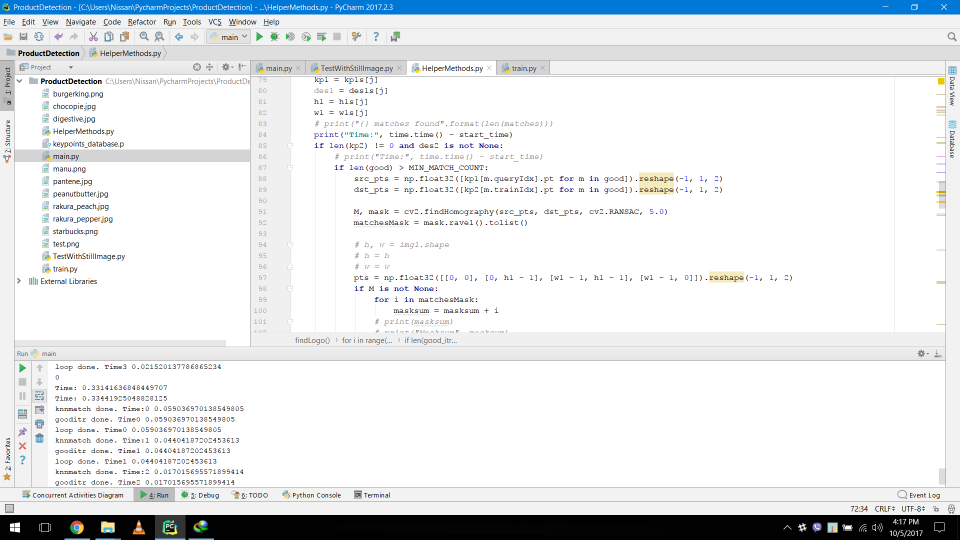
#> input picture Screenshot.png, 1920 x 1080 px (shown at 1/2 size)
$ python engine.py   (older library calls are emulated)
#> lines starting #> are read from the running program, lines starting #| are printed output that depends on the picture
### helpermethods.py
import cv2
import numpy as np
import pickle
import time


# [8 lines left out: function calculateMaxAndMinDistance, not called in this run]


def findLogo(image):
    # extract_page(image)
    stra = ""
    masksum = 0
    M_topLeft_det = 0
    area = 0
    perimeter = 0
    start_time = time.time()
    MIN_MATCH_COUNT = 10
    sift = cv2.xfeatures2d.SIFT_create()
    img2 = cv2.cvtColor(image, cv2.COLOR_BGR2GRAY)
    kp1s = []
    des1s = []
    h1s = []
    w1s = []
    # Retrieve Keypoint Features
    keypoints_database = pickle.load(open("keypoints_database.p", "rb"))
    for kp_des in keypoints_database:
        kp, des, h, w = unpickle_keypoints(kp_des)
        kp1s.append(kp)
        des1s.append(des)
        h1s.append(h)
        w1s.append(w)
    # for i in range(0, len(kp1[0])):
    #     print (kp1[0][i].pt)
    kp2, des2 = sift.detectAndCompute(img2, None)

    FLANN_INDEX_KDTREE = 0
    index_params = dict(algorithm=FLANN_INDEX_KDTREE, trees=5)
    search_params = dict(checks=50)

    flann = cv2.FlannBasedMatcher(index_params, search_params)
    matches = None
    good = []
    goodlen = 0
    j = None
    for i in range(0, len(kp1s)):
        matches_itr = flann.knnMatch(des1s[i], des2, k=2)
        # store all the good matches as per Lowe's ratio test.
        good_itr = []
        for m, n in matches_itr:
            if m.distance < 0.7 * n.distance:
                good_itr.append(m)
        print("len good itr", len(good_itr))
        if len(good_itr) > goodlen:
            goodlen = len(good_itr)
            matches = matches_itr
            good = good_itr
            j = i

    print(j)
    kp1 = kp1s[j]
    des1 = des1s[j]
    h1 = h1s[j]
    w1 = w1s[j]
    print("{} matches found".format(len(matches)))
    print("Time:", time.time() - start_time)
    if len(kp2) != 0 and des2 is not None:
        # print("Time:", time.time() - start_time)
        if len(good) > MIN_MATCH_COUNT:
            src_pts = np.float32([kp1[m.queryIdx].pt for m in good]).reshape(-1, 1, 2)
            dst_pts = np.float32([kp2[m.trainIdx].pt for m in good]).reshape(-1, 1, 2)

            M, mask = cv2.findHomography(src_pts, dst_pts, cv2.RANSAC, 5.0)
            print("M:",M)
            matchesMask = mask.ravel().tolist()

            # h, w = img1.shape
            # h = h
            # w = w
            pts = np.float32([[0, 0], [0, h1 - 1], [w1 - 1, h1 - 1], [w1 - 1, 0]]).reshape(-1, 1, 2)
            if M is not None:
                for i in matchesMask:
                    masksum = masksum + i
                # print(masksum)
                # print("Masksum", masksum)
                # print (M)
                # Check if the homography is good.
                # If the determinant of the top left 2x2 matrix is >0, then it is good
                M_topLeft = M[0:2:1, 0:2:1]
                M_topLeft_det = np.linalg.det(M_topLeft)
                dst = cv2.perspectiveTransform(pts, M)
                print (dst)
                # Calculate relative gap between the longest and shortest sides
                (longest_side, shortest_side) = calculateMaxAndMinDistance(dst)
                relative_gap = (longest_side - shortest_side) / longest_side
                # Find the area of the box of the 4 points
                area = cv2.contourArea(dst.reshape((-1, 1, 2)).astype(np.int32))

                # [6 lines of commented-out code are left out]
                image = cv2.polylines(image, [np.int32(dst)], True, (0, 0, 255), 3, cv2.LINE_AA)
                # font = cv2.FONT_HERSHEY_SIMPLEX
                # img2 = cv2.putText(img2, str(masksum) + " " +
                #                    str(M_topLeft_det) + " " +
                #                    str(area) + " " + str(relative_gap),
                #                    (0, 300), font, 1, (0, 255, 255), 2, cv2.LINE_AA)
                # else:
                #     print("Not Drawing")
            else:
                return image, None
        else:
            print("Not enough matches are found - %d/%d" % (len(good), MIN_MATCH_COUNT))
            j = None
    print("Time:", time.time() - start_time)
    # font = cv2.FONT_HERSHEY_SIMPLEX
    # img2 = cv2.putText(img2, str(len(good)), (0, 300), font, 1, (0, 255, 255), 2, cv2.LINE_AA)

    # img2 = cv2.putText(img2, stra, (0, 400), font, 0.5, (0, 255, 255), 2, cv2.LINE_AA)

    return image, j


# [58 lines left out: functions extract_page, pickle_keypoints, unpickle_keypoints, index_to_name, not called in this run]

### engine.py
import cv2
import os
import numpy as np
from matplotlib import pyplot as plt
from helpermethods import *

# [8 lines of commented-out code are left out]
filenames = ["Screenshot.png"]
# filenames = ["fifa-14.png"]
for filename in filenames:
    pic = cv2.imread(filename)
#> pic is the input picture: shape (1080, 1920, 3); mean B, G, R 233, 230.6, 227.4

    # img = cv2.imread(filename, 0)
    ratio = pic.shape[0] / pic.shape[1]
#> ratio = 0.562
    pic = cv2.resize(pic, (1280, int(1280 * ratio)), interpolation=cv2.INTER_CUBIC)
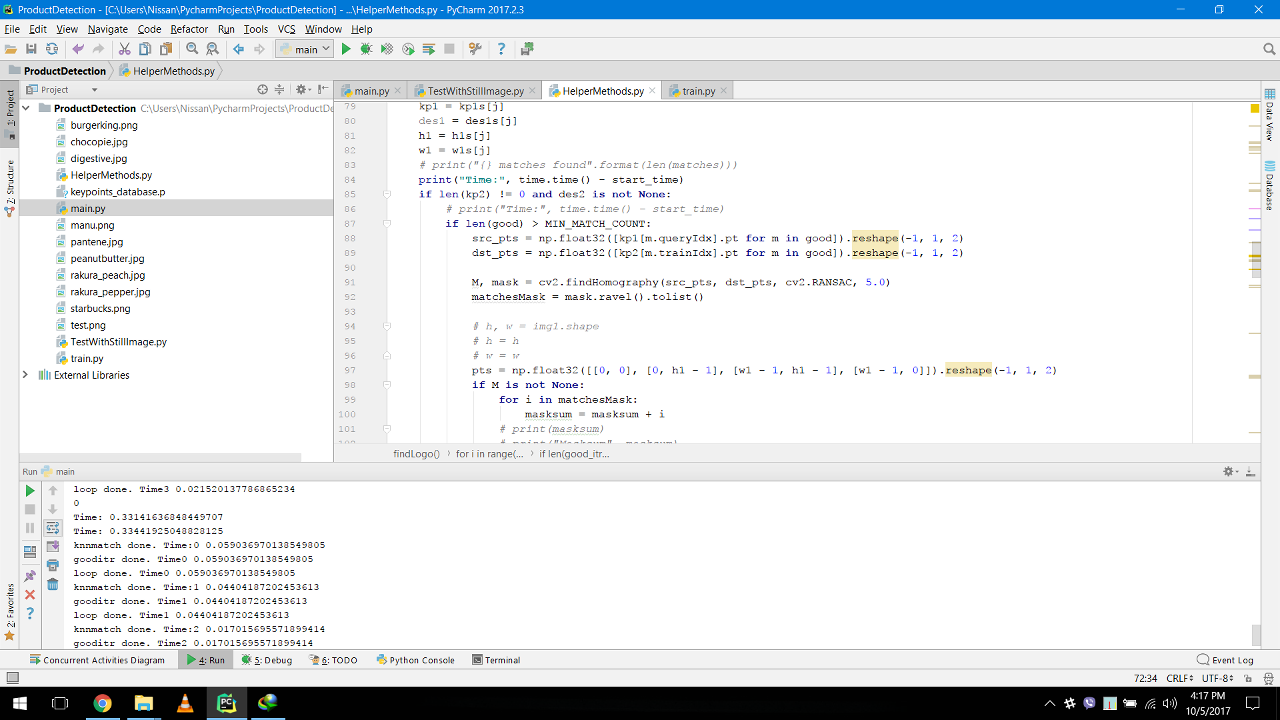
#> pic: shape (720, 1280, 3); mean B, G, R 232.7, 230.4, 227.3
    img_x, index = findLogo(pic)
#> in findLogo, `img2 = cv2.cvtColor(image, cv2.COLOR_BGR2GRAY)`:
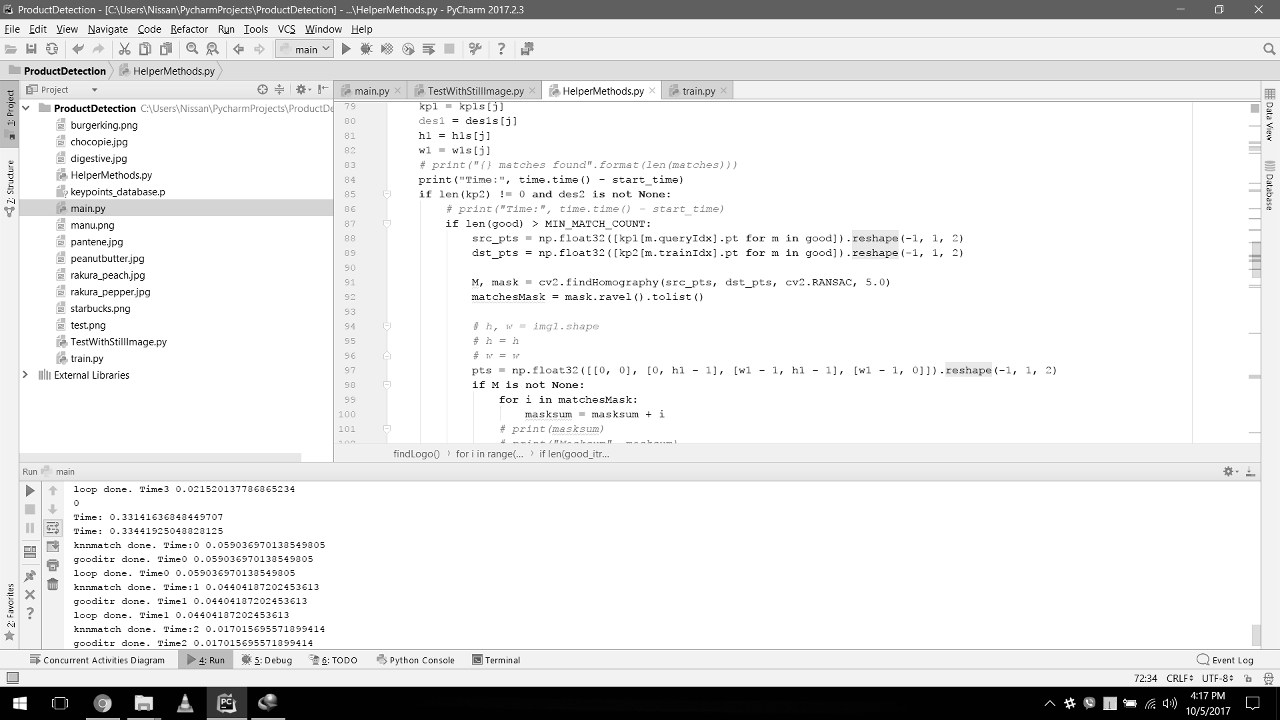
#> img2: shape (720, 1280); min 0, max 255, mean 229.7
#> (the run stopped early here; a loop or call above may not have finished)
